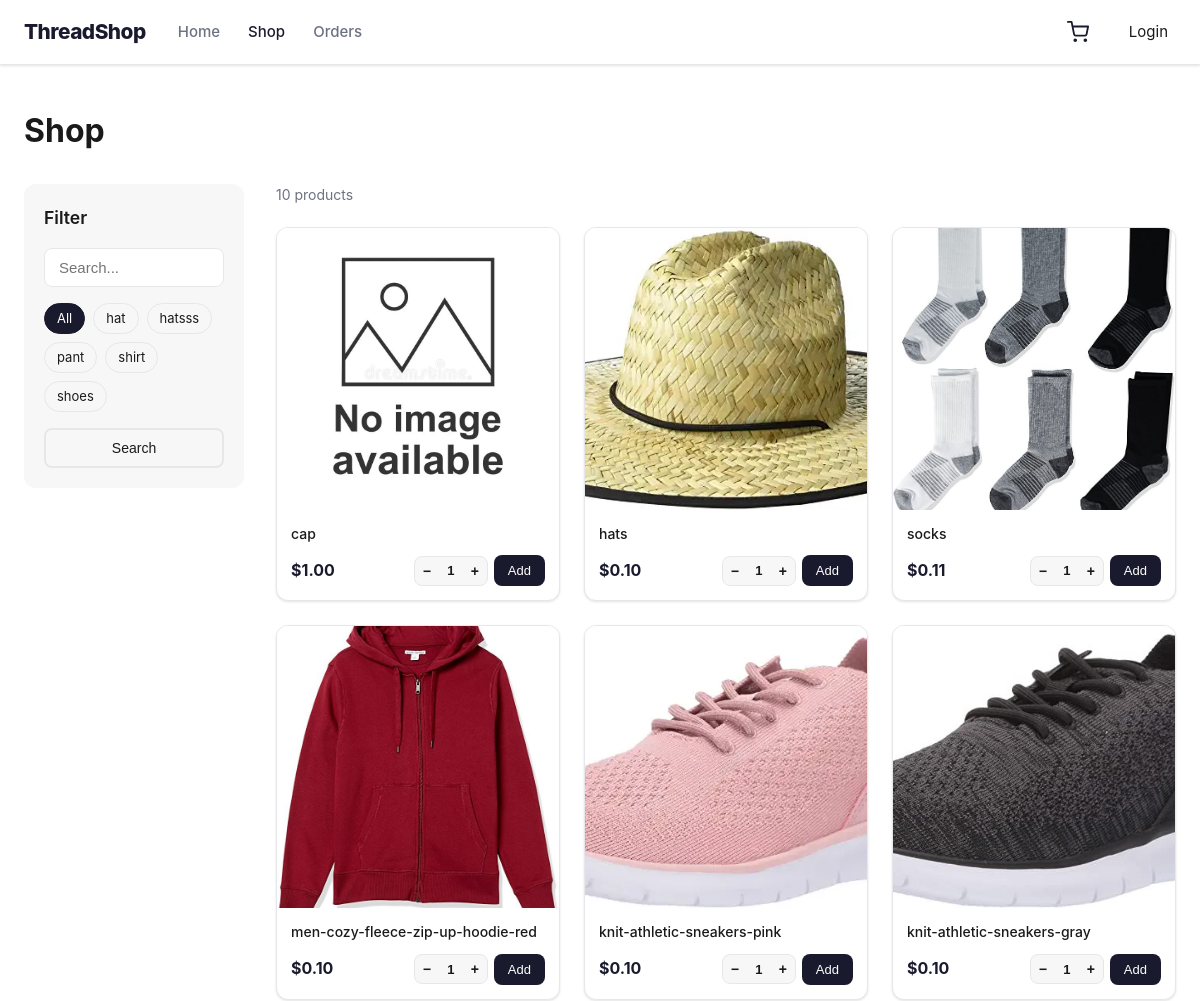
/products (upper part), run on an earlier commit of the app's database.
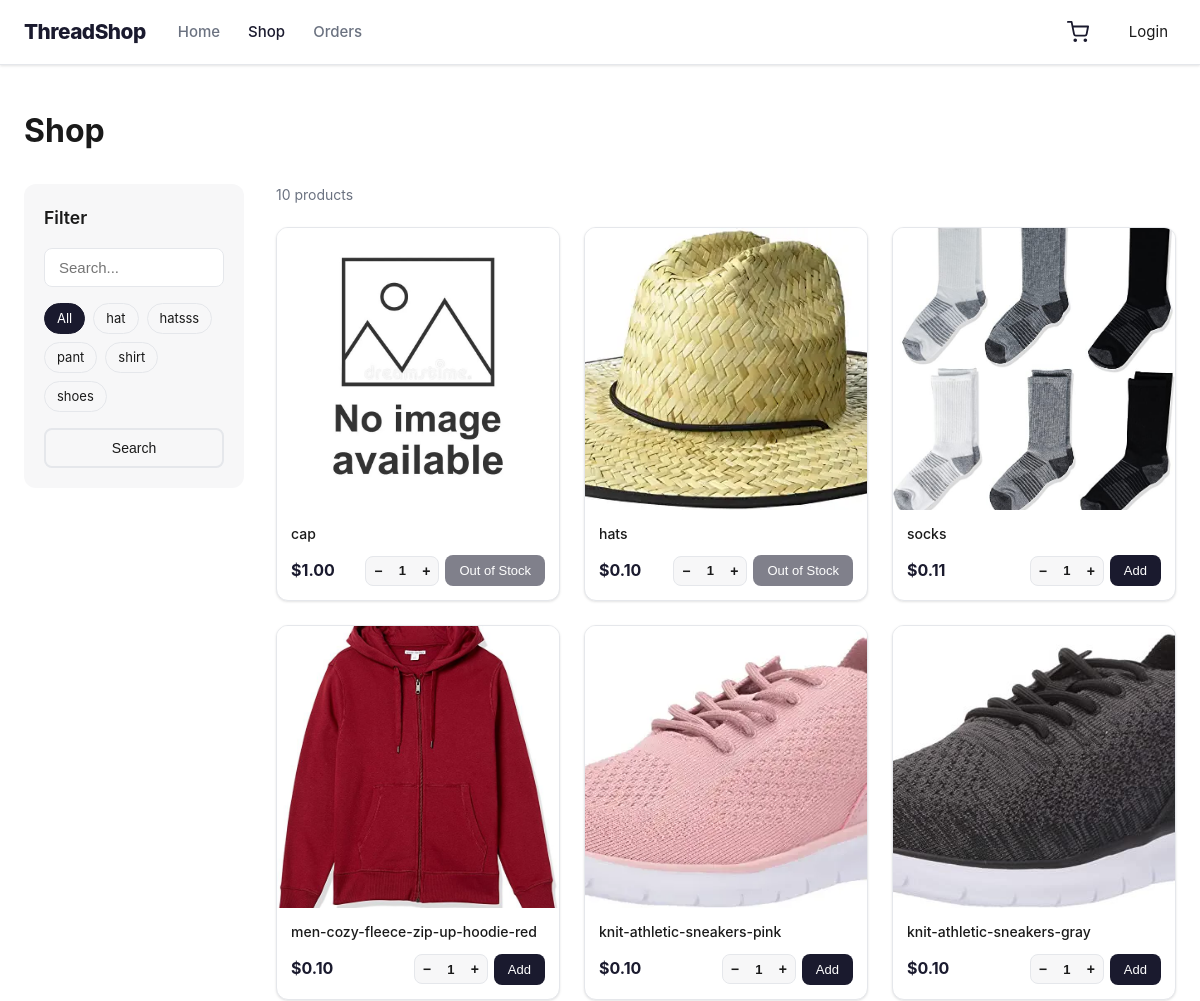
And on a later commit of the database.
### app/models/product.py (models this page shows, shortened)
class Product(BaseDocument):
	__tablename__ = "products"
	DESCRIPTION_MAX_LENGTH = 500
	image = db.Column(
		db.String(500),
		nullable=True
	)
	name = db.Column(
		db.String(255),
		nullable=False,
		unique = True
	)
	description = db.Column(
		db.String(DESCRIPTION_MAX_LENGTH),
		nullable=True
	)
	price = db.Column(
		db.Numeric(12, 2),
		nullable=False
	)
	qty = db.Column(
		db.Integer,
		nullable=False,
		default=0
	)
	category_id = db.Column(
		db.String(32),
		db.ForeignKey("categories.id"),
		nullable=False
	)
	category = db.relationship(
		"Category",
		back_populates="products"
	)
	__table_args__ = (
		db.CheckConstraint("price >= 0.0", name="ck_product_price_min"),
		db.CheckConstraint("qty >= 0", name="ck_product_qty_min"),
	)

### app/routes/home/products.py (the view)
@products_bp.route("/products")
def products_page():
    keyword = request.args.get("keyword", "").strip()
    search = request.args.get("search", "").strip()
    products = [product_data(p) for p in catalog_query(keyword, search).all()]
    categories = Category.query.order_by(Category.name).all()
    return render_template("home/products.html", products=products, keywords=[c.name for c in categories], active_keyword=keyword, search=search)

### app/routes/auth/profile.py (called while the page is built)
@auth_bp.before_app_request
def validate_session_account():
    user_id = session.get("user_id")
    if not user_id:
        return
    user = db.session.get(User, user_id)
    if not user or user.status != UserStatus.ACTIVE or not valid_stamp(user, session.get("auth_stamp")):
        session.clear()
        return
    g.session_user = user

### app/services/home/cart.py (called while the page is built, shortened)
def get_cart():
    try:
        cart = json.loads(request.cookies.get("cart", "[]"))
    except (ValueError, TypeError):
        return []
    if not isinstance(cart, list):
        return []
    quantities = {}
    if not quantities:
        return []
    products = Product.query.filter(Product.id.in_(quantities)).all()
    return [{"id": p.id, "qty": quantities[p.id]} for p in products]

def cart_count(cart):
    return sum(entry["qty"] for entry in cart)

### app/services/home/catalog.py (called while the page is built)
def format_price(cents):
    return f"${Decimal(cents) / 100:,.2f}"

### templates/home/products.html (shortened to what this page needs)
{% extends "home/base.html" %}
{% block content %}
	<div class="container">
		<div class="page-header">
			<h1>Shop</h1>
		</div>
		<div class="shop-layout">
			<aside class="sidebar">
				<h3>Filter</h3>
				<form method="GET" action="{{ url_for('products.products_page') }}">
					<div class="sidebar__search">
						<input type="text" name="search" placeholder="Search..." value="{{ search }}" class="input">
					</div>
					<div class="sidebar__categories">
						<a href="{{ url_for('products.products_page') }}"
							 class="sidebar__tag {{ 'active' if not active_keyword }}">All</a>
						{% for kw in keywords %}
							<a href="{{ url_for('products.products_page', keyword=kw, search=search) }}"
								 class="sidebar__tag {{ 'active' if active_keyword == kw }}">{{ kw }}</a>
						{% endfor %}
					</div>
					<button type="submit" class="btn btn--outline btn--full">Search</button>
				</form>
			</aside>
			<div class="shop-main">
				<p class="results-count">{{ products|length }} product{{ 's' if products|length != 1 }}</p>
				{% if products %}
					{% include "home/components/products_grid.html" %}
				{% else %}
					<div class="empty-state">
						<p>No products found.</p>
						<a href="{{ url_for('products.products_page') }}" class="btn btn--outline">Clear filters</a>
					</div>
				{% endif %}
			</div>
		</div>
	</div>
{% endblock %}

### templates/home/components/products_grid.html (shortened to what this page needs)
<div class="product-grid">
	{% for product in products %}
	<div class="product-card">
		<a href="{{ url_for('products.product_detail', product_id=product.id) }}" class="product-card__img-wrap">
			<img src="{{ product.imageUrl }}" alt="{{ product.name }}"
				onerror="this.src='https://placehold.co/400x400?text=No+Image'">
		</a>
		<div class="product-card__body">
			<a href="{{ url_for('products.product_detail', product_id=product.id) }}" class="product-card__name">
				{{ product.name }}
			</a>
			<div class="product-card__footer">
				<span class="product-card__price">{{ format_price(product.priceCents) }}</span>
				<form action="{{ url_for('cart.cart_add') }}" method="POST" class="product-card__form">
					<div class="card-qty">
						<button type="button" class="card-qty__btn card-qty__btn--minus"
							aria-label="Decrease quantity">−
						</button>
						<input type="number" name="qty" class="card-qty__input" value="1" min="1" max="{{ product.stock }}" readonly>
						<button type="button" class="card-qty__btn card-qty__btn--plus" aria-label="Increase quantity">+
						</button>
					</div>
					<button type="submit" class="btn btn--primary btn--sm product-card__btn" {{ "disabled" if product.stock < 1 }}>{{ "Add" if product.stock > 0 else "Out of Stock" }}</button>
				</form>
			</div>
		</div>
	</div>
	{% else %}<p>No products available yet.</p>
	{% endfor %}
</div>

What changed in the data, as far as the page shows it:
changed Product "cap": stock "Add" → "Out of Stock"
changed Product "hats": stock "Add" → "Out of Stock"
